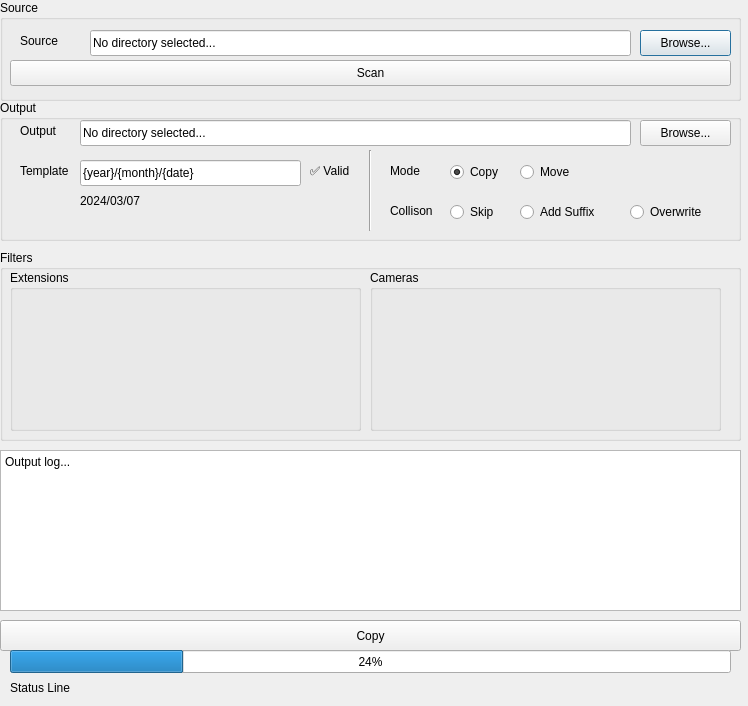
<?xml version="1.0" encoding="UTF-8"?>
<ui version="4.0">
 <class>Dialog</class>
 <widget class="QDialog" name="Dialog">
  <property name="geometry">
   <rect>
    <x>0</x>
    <y>0</y>
    <width>748</width>
    <height>706</height>
   </rect>
  </property>
  <property name="windowTitle">
   <string>Dialog</string>
  </property>
  <widget class="QGroupBox" name="groupBox">
   <property name="geometry">
    <rect>
     <x>0</x>
     <y>0</y>
     <width>741</width>
     <height>101</height>
    </rect>
   </property>
   <property name="title">
    <string>Source</string>
   </property>
   <widget class="QLineEdit" name="lineEdit">
    <property name="geometry">
     <rect>
      <x>90</x>
      <y>30</y>
      <width>541</width>
      <height>26</height>
     </rect>
    </property>
    <property name="text">
     <string>No directory selected...</string>
    </property>
   </widget>
   <widget class="QPushButton" name="pushButton">
    <property name="geometry">
     <rect>
      <x>640</x>
      <y>30</y>
      <width>91</width>
      <height>26</height>
     </rect>
    </property>
    <property name="text">
     <string>Browse...</string>
    </property>
   </widget>
   <widget class="QPushButton" name="pushButton_2">
    <property name="geometry">
     <rect>
      <x>10</x>
      <y>60</y>
      <width>721</width>
      <height>26</height>
     </rect>
    </property>
    <property name="text">
     <string>Scan</string>
    </property>
   </widget>
   <widget class="QLabel" name="label_5">
    <property name="geometry">
     <rect>
      <x>20</x>
      <y>30</y>
      <width>49</width>
      <height>21</height>
     </rect>
    </property>
    <property name="text">
     <string>Source</string>
    </property>
   </widget>
  </widget>
  <widget class="QGroupBox" name="groupBox_2">
   <property name="geometry">
    <rect>
     <x>0</x>
     <y>100</y>
     <width>741</width>
     <height>141</height>
    </rect>
   </property>
   <property name="title">
    <string>Output</string>
   </property>
   <widget class="QLineEdit" name="lineEdit_2">
    <property name="geometry">
     <rect>
      <x>80</x>
      <y>20</y>
      <width>551</width>
      <height>26</height>
     </rect>
    </property>
    <property name="text">
     <string>No directory selected...</string>
    </property>
   </widget>
   <widget class="QPushButton" name="pushButton_3">
    <property name="geometry">
     <rect>
      <x>640</x>
      <y>20</y>
      <width>91</width>
      <height>26</height>
     </rect>
    </property>
    <property name="text">
     <string>Browse...</string>
    </property>
   </widget>
   <widget class="QLabel" name="label">
    <property name="geometry">
     <rect>
      <x>20</x>
      <y>60</y>
      <width>49</width>
      <height>21</height>
     </rect>
    </property>
    <property name="text">
     <string>Template:</string>
    </property>
   </widget>
   <widget class="QLineEdit" name="lineEdit_3">
    <property name="geometry">
     <rect>
      <x>80</x>
      <y>60</y>
      <width>221</width>
      <height>26</height>
     </rect>
    </property>
    <property name="text">
     <string>{year}/{month}/{date}</string>
    </property>
   </widget>
   <widget class="QLabel" name="label_2">
    <property name="geometry">
     <rect>
      <x>310</x>
      <y>60</y>
      <width>49</width>
      <height>21</height>
     </rect>
    </property>
    <property name="text">
     <string>✅ Valid </string>
    </property>
   </widget>
   <widget class="QLabel" name="label_3">
    <property name="geometry">
     <rect>
      <x>80</x>
      <y>90</y>
      <width>101</width>
      <height>21</height>
     </rect>
    </property>
    <property name="text">
     <string>2024/03/07</string>
    </property>
   </widget>
   <widget class="QRadioButton" name="radioButton">
    <property name="geometry">
     <rect>
      <x>520</x>
      <y>60</y>
      <width>98</width>
      <height>24</height>
     </rect>
    </property>
    <property name="text">
     <string>Move</string>
    </property>
   </widget>
   <widget class="QRadioButton" name="radioButton_2">
    <property name="geometry">
     <rect>
      <x>450</x>
      <y>60</y>
      <width>98</width>
      <height>24</height>
     </rect>
    </property>
    <property name="text">
     <string>Copy</string>
    </property>
    <property name="checked">
     <bool>true</bool>
    </property>
   </widget>
   <widget class="QLabel" name="label_4">
    <property name="geometry">
     <rect>
      <x>20</x>
      <y>20</y>
      <width>49</width>
      <height>21</height>
     </rect>
    </property>
    <property name="text">
     <string>Output</string>
    </property>
   </widget>
   <widget class="QLabel" name="label_6">
    <property name="geometry">
     <rect>
      <x>390</x>
      <y>60</y>
      <width>49</width>
      <height>21</height>
     </rect>
    </property>
    <property name="text">
     <string>Mode</string>
    </property>
   </widget>
   <widget class="QLabel" name="label_7">
    <property name="geometry">
     <rect>
      <x>390</x>
      <y>100</y>
      <width>49</width>
      <height>21</height>
     </rect>
    </property>
    <property name="text">
     <string>Collison</string>
    </property>
   </widget>
   <widget class="QRadioButton" name="radioButton_3">
    <property name="geometry">
     <rect>
      <x>450</x>
      <y>100</y>
      <width>51</width>
      <height>24</height>
     </rect>
    </property>
    <property name="text">
     <string>Skip</string>
    </property>
   </widget>
   <widget class="QRadioButton" name="radioButton_4">
    <property name="geometry">
     <rect>
      <x>520</x>
      <y>100</y>
      <width>91</width>
      <height>24</height>
     </rect>
    </property>
    <property name="text">
     <string>Add Suffix</string>
    </property>
   </widget>
   <widget class="QRadioButton" name="radioButton_5">
    <property name="geometry">
     <rect>
      <x>630</x>
      <y>100</y>
      <width>91</width>
      <height>24</height>
     </rect>
    </property>
    <property name="text">
     <string>Overwrite</string>
    </property>
   </widget>
   <widget class="Line" name="line">
    <property name="geometry">
     <rect>
      <x>360</x>
      <y>50</y>
      <width>20</width>
      <height>81</height>
     </rect>
    </property>
    <property name="orientation">
     <enum>Qt::Orientation::Vertical</enum>
    </property>
   </widget>
  </widget>
  <widget class="QGroupBox" name="groupBox_3">
   <property name="geometry">
    <rect>
     <x>0</x>
     <y>250</y>
     <width>741</width>
     <height>191</height>
    </rect>
   </property>
   <property name="title">
    <string>Filters</string>
   </property>
   <widget class="QGroupBox" name="groupBox_4">
    <property name="geometry">
     <rect>
      <x>10</x>
      <y>20</y>
      <width>351</width>
      <height>161</height>
     </rect>
    </property>
    <property name="title">
     <string>Extensions</string>
    </property>
   </widget>
   <widget class="QGroupBox" name="groupBox_5">
    <property name="geometry">
     <rect>
      <x>370</x>
      <y>20</y>
      <width>351</width>
      <height>161</height>
     </rect>
    </property>
    <property name="title">
     <string>Cameras</string>
    </property>
   </widget>
  </widget>
  <widget class="QPushButton" name="pushButton_4">
   <property name="geometry">
    <rect>
     <x>0</x>
     <y>620</y>
     <width>741</width>
     <height>31</height>
    </rect>
   </property>
   <property name="text">
    <string>Copy</string>
   </property>
  </widget>
  <widget class="QTextEdit" name="textEdit">
   <property name="geometry">
    <rect>
     <x>0</x>
     <y>450</y>
     <width>741</width>
     <height>161</height>
    </rect>
   </property>
   <property name="html">
    <string>&lt;!DOCTYPE HTML PUBLIC &quot;-//W3C//DTD HTML 4.0//EN&quot; &quot;http://www.w3.org/TR/REC-html40/strict.dtd&quot;&gt;
&lt;html&gt;&lt;head&gt;&lt;meta name=&quot;qrichtext&quot; content=&quot;1&quot; /&gt;&lt;meta charset=&quot;utf-8&quot; /&gt;&lt;style type=&quot;text/css&quot;&gt;
p, li { white-space: pre-wrap; }
hr { height: 1px; border-width: 0; }
li.unchecked::marker { content: &quot;\2610&quot;; }
li.checked::marker { content: &quot;\2612&quot;; }
&lt;/style&gt;&lt;/head&gt;&lt;body style=&quot; font-family:'Segoe UI'; font-size:9pt; font-weight:400; font-style:normal;&quot;&gt;
&lt;p style=&quot; margin-top:0px; margin-bottom:0px; margin-left:0px; margin-right:0px; -qt-block-indent:0; text-indent:0px;&quot;&gt;Output log...&lt;/p&gt;&lt;/body&gt;&lt;/html&gt;</string>
   </property>
  </widget>
  <widget class="QProgressBar" name="progressBar">
   <property name="geometry">
    <rect>
     <x>10</x>
     <y>650</y>
     <width>721</width>
     <height>23</height>
    </rect>
   </property>
   <property name="value">
    <number>24</number>
   </property>
  </widget>
  <widget class="QLabel" name="label_8">
   <property name="geometry">
    <rect>
     <x>10</x>
     <y>680</y>
     <width>71</width>
     <height>16</height>
    </rect>
   </property>
   <property name="text">
    <string>Status Line</string>
   </property>
  </widget>
 </widget>
 <resources/>
 <connections/>
</ui>
